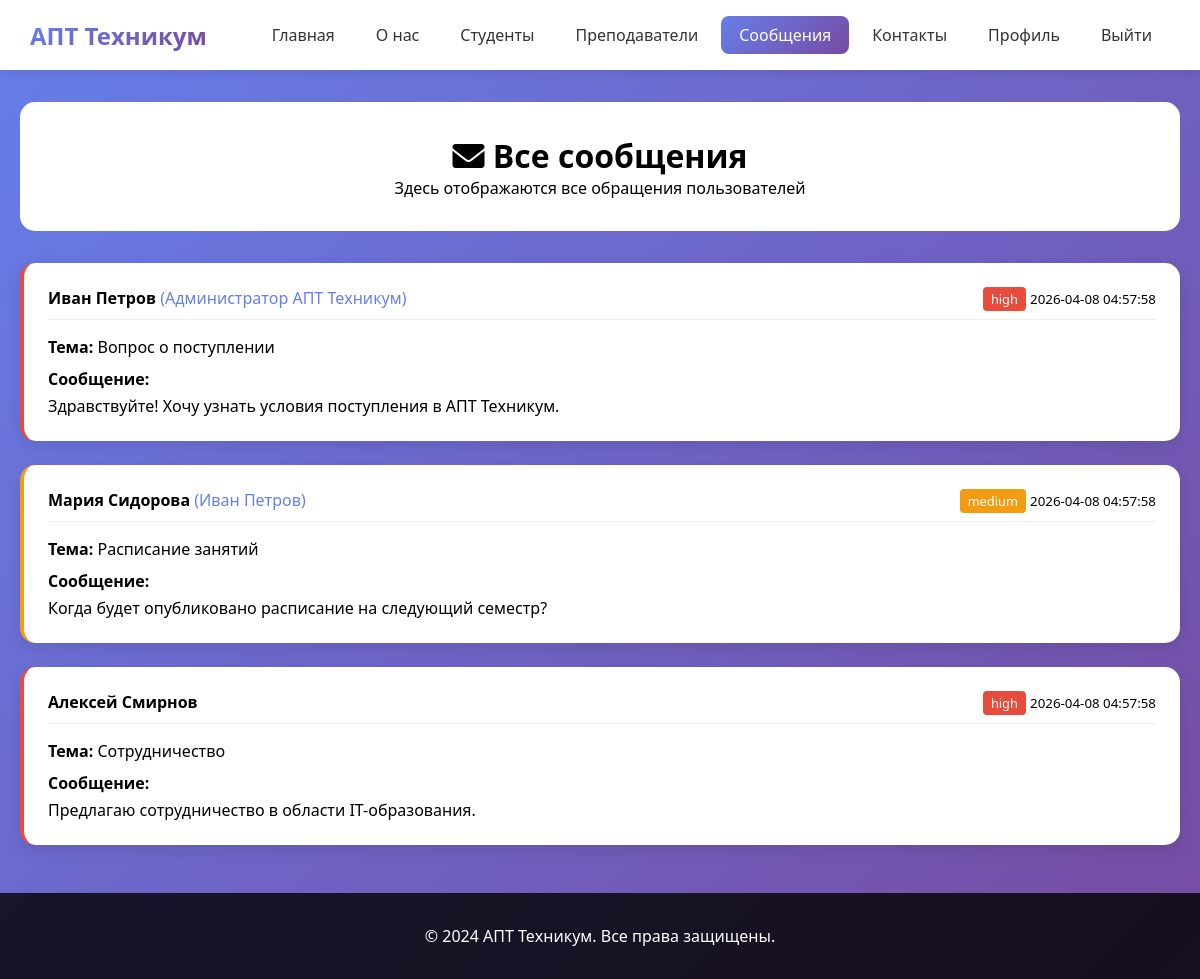
Screenshot of /messages.php (signed in) with the database file from the repository.
### tables this page shows
CREATE TABLE IF NOT EXISTS messages (
    id INT AUTO_INCREMENT PRIMARY KEY,
    user_id INT,
    name VARCHAR(100) NOT NULL,
    email VARCHAR(100) NOT NULL,
    subject VARCHAR(200) NOT NULL,
    message TEXT NOT NULL,
    priority ENUM('low', 'medium', 'high') DEFAULT 'medium',
    status ENUM('new', 'read', 'replied', 'archived') DEFAULT 'new',
    admin_reply TEXT,
    replied_by INT,
    replied_at TIMESTAMP NULL,
    created_at TIMESTAMP DEFAULT CURRENT_TIMESTAMP,
    FOREIGN KEY (user_id) REFERENCES users(id) ON DELETE SET NULL,
    FOREIGN KEY (replied_by) REFERENCES users(id) ON DELETE SET NULL
);

CREATE TABLE IF NOT EXISTS users (
    id INT AUTO_INCREMENT PRIMARY KEY,
    username VARCHAR(50) NOT NULL UNIQUE,
    email VARCHAR(100) NOT NULL UNIQUE,
    password VARCHAR(255) NOT NULL,
    full_name VARCHAR(100) NOT NULL,
    phone VARCHAR(20),
    address TEXT,
    avatar VARCHAR(255) DEFAULT 'default.jpg',
    role ENUM('user', 'admin') DEFAULT 'user',
    is_active BOOLEAN DEFAULT TRUE,
    last_login TIMESTAMP NULL,
    created_at TIMESTAMP DEFAULT CURRENT_TIMESTAMP,
    updated_at TIMESTAMP DEFAULT CURRENT_TIMESTAMP ON UPDATE CURRENT_TIMESTAMP
);

### messages.php (the view, shortened to what this page needs)
<?php
$pdo = getDBConnection();
$stmt = $pdo->query("
    SELECT m.*, u.full_name as user_name
    FROM messages m
    LEFT JOIN users u ON m.user_id = u.id
    ORDER BY m.created_at DESC
");
$messages = $stmt->fetchAll();
?>
<!DOCTYPE html>
<html lang="ru">
<head>
    <link href="https://cdnjs.cloudflare.com/ajax/libs/font-awesome/6.0.0/css/all.min.css" rel="stylesheet">
</head>
<body>
    <?php include 'nav.php'; ?>
    <div class="container">
        <div class="messages-header">
            <h1><i class="fas fa-envelope"></i> Все сообщения</h1>
            <p>Здесь отображаются все обращения пользователей</p>
        </div>
        <?php if (empty($messages)): ?>
            <div class="message-card" style="text-align: center;">
                <p>Пока нет сообщений</p>
            </div>
        <?php else: ?>
            <?php foreach($messages as $msg): ?>
            <div class="message-card priority-<?= $msg['priority'] ?>">
                <div class="message-header">
                    <div>
                        <strong><?= htmlspecialchars($msg['name'], ENT_QUOTES, 'UTF-8') ?></strong>
                        <?php if ($msg['user_name']): ?>
                            <span style="color: #667eea;">(<?= htmlspecialchars($msg['user_name'], ENT_QUOTES, 'UTF-8') ?>)</span>
                        <?php endif; ?>
                    </div>
                    <div>
                        <span class="badge badge-<?= $msg['priority'] ?>"><?= $msg['priority'] ?></span>
                        <small><?= $msg['created_at'] ?></small>
                    </div>
                </div>
                <div><strong>Тема:</strong> <?= htmlspecialchars($msg['subject'], ENT_QUOTES, 'UTF-8') ?></div>
                <div style="margin-top: 10px;"><strong>Сообщение:</strong></div>
                <div style="margin-top: 5px;"><?= nl2br(htmlspecialchars($msg['message'], ENT_QUOTES, 'UTF-8')) ?></div>
            </div>
            <?php endforeach; ?>
        <?php endif; ?>
    </div>
    <footer>
        <div class="container">
            <p>&copy; 2024 АПТ Техникум. Все права защищены.</p>
        </div>
    </footer>
</body>
</html>

### messages.php (style rules this page uses)
* { margin: 0; padding: 0; box-sizing: border-box; }
body { font-family: 'Segoe UI', Tahoma, Geneva, Verdana, sans-serif; background: linear-gradient(135deg, #667eea 0%, #764ba2 100%); min-height: 100vh; }
.container { max-width: 1200px; margin: 0 auto; padding: 0 20px; }
.messages-header { background: white; border-radius: 15px; padding: 2rem; margin: 2rem 0; text-align: center; }
.message-card { background: white; border-radius: 15px; padding: 1.5rem; margin-bottom: 1.5rem; box-shadow: 0 5px 15px rgba(0,0,0,0.1); }
.message-header { display: flex; justify-content: space-between; margin-bottom: 1rem; padding-bottom: 0.5rem; border-bottom: 1px solid #eee; flex-wrap: wrap; gap: 10px; }
.priority-high { border-left: 4px solid #e74c3c; }
.priority-medium { border-left: 4px solid #f39c12; }
.badge { display: inline-block; padding: 3px 8px; border-radius: 4px; font-size: 0.8rem; }
.badge-high { background: #e74c3c; color: white; }
.badge-medium { background: #f39c12; color: white; }
footer { background: rgba(0,0,0,0.8); color: white; text-align: center; padding: 2rem; margin-top: 3rem; }

### rows the page displays
messages: name "Иван Петров", user.full_name "Администратор АПТ Техникум", priority "high", created_at "2026-04-08 04:57:58", subject "Вопрос о поступлении", message "Здравствуйте! Хочу узнать условия поступления в АПТ Техникум."
messages: name "Мария Сидорова", user.full_name "Иван Петров", priority "medium", created_at "2026-04-08 04:57:58", subject "Расписание занятий", message "Когда будет опубликовано расписание на следующий семестр?"
messages: name "Алексей Смирнов", priority "high", created_at "2026-04-08 04:57:58", subject "Сотрудничество", message "Предлагаю сотрудничество в области IT-образования."
